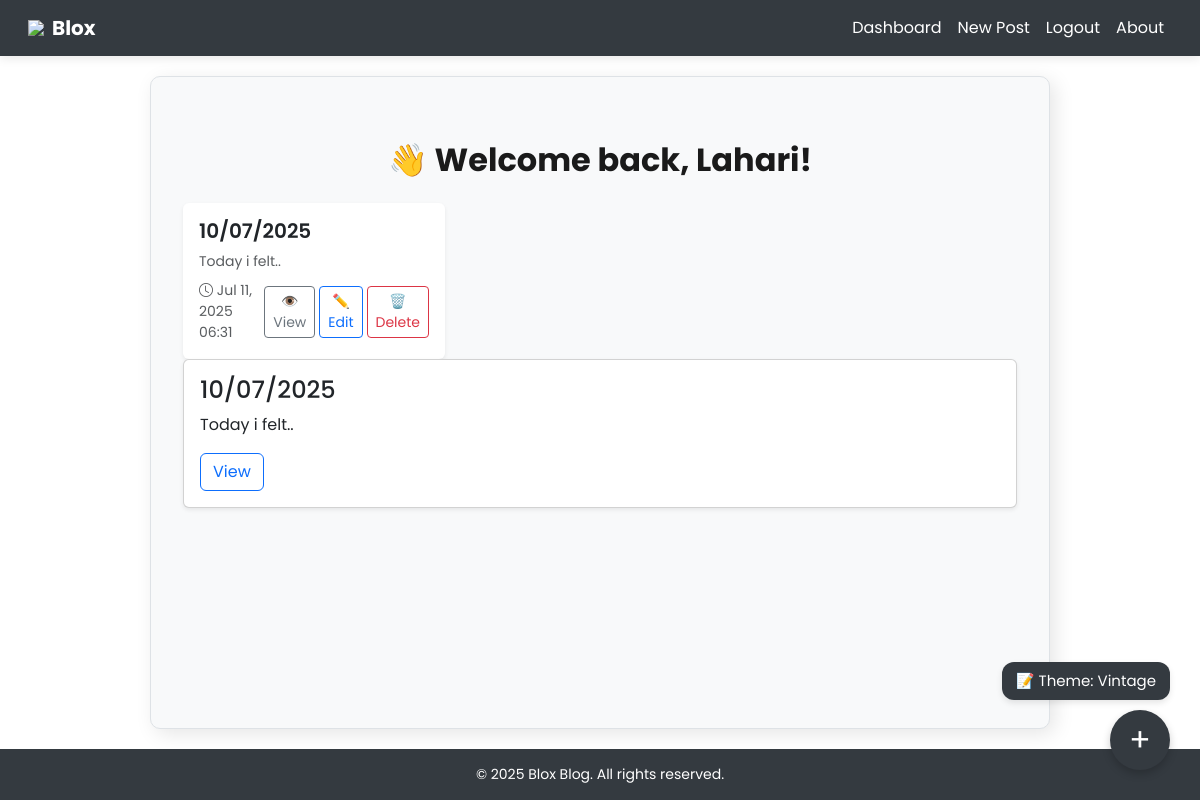
Page /dashboard/ (signed in) on the committed database.
### blog/models.py (models this page shows)
class Post(models.Model):
    title = models.CharField(max_length=255)
    content = models.TextField()
    audio = models.FileField(upload_to='audios/', blank=True, null=True)
    created_at = models.DateTimeField(auto_now_add=True)
    author = models.ForeignKey(User, on_delete=models.CASCADE)

### blog/views.py (the view)
# urls.py: path('', views.dashboard, name='dashboard'),
@login_required
def dashboard(request):
    posts = Post.objects.filter(author=request.user).order_by('-created_at')
    return render(request, 'blog/dashboard.html', {'posts': posts})

### blog/templates/blog/dashboard.html (shortened to what this page needs)
{% extends 'blog/base.html' %}
{% block content %}
<div class="container py-4" data-aos="fade-up">
  <h2 class="mb-4 text-center fw-bold">👋 Welcome back, {{ user.username }}!</h2>
  {% if posts %}
    <div class="row g-4">
      {% for post in posts %}
        <div class="col-md-6 col-lg-4" data-aos="zoom-in-up">
          <div class="card h-100 shadow-sm border-0">
            <div class="card-body d-flex flex-column">
              <h5 class="card-title fw-semibold">{{ post.title|truncatechars:40 }}</h5>
              <p class="card-text text-muted small mb-2">
                {{ post.content|truncatewords:18 }}
              </p>
              <div class="mt-auto d-flex justify-content-between align-items-center">
                <small class="text-muted">
                  <i class="bi bi-clock"></i> {{ post.created_at|date:"M d, Y H:i" }}
                </small>
                <div class="d-flex">
                  <a href="{% url 'post_detail' post.id %}" class="btn btn-sm btn-outline-secondary me-1">
                    👁️ View
                  </a>
                  <a href="{% url 'post_edit' post.id %}" class="btn btn-sm btn-outline-primary me-1">
                    ✏️ Edit
                  </a>
                  <a href="{% url 'post_delete' post.id %}" class="btn btn-sm btn-outline-danger" onclick="return confirm('Are you sure you want to delete this post?');">
                    🗑️ Delete
                  </a>
                </div>
              </div>
            </div>
          </div>
        </div>
      {% endfor %}
    </div>
  {% else %}
    <div class="alert alert-info text-center" data-aos="fade-down">
      You haven’t created any blog posts yet. <a href="{% url 'post_create' %}" class="fw-bold">Start writing one!</a>
    </div>
  {% endif %}
  {% for post in posts %}
  <div class="card mb-3 shadow-sm">
    <div class="card-body">
      <h4 class="card-title">{{ post.title }}</h4>
      <p class="card-text">{{ post.content|truncatewords:25 }}</p>
      <a href="{% url 'post_detail' post.pk %}" class="btn btn-outline-primary">View</a>
    </div>
  </div>
{% endfor %}
</div>
{% endblock %}

### blog/templates/blog/base.html (style rules this page uses)
body.theme-professional { --bg-color: #ffffff; --text-color: #1a1a1a; --accent-color: #343a40; --paper-color: #f8f9fa; --border-color: #dee2e6; --font-family: 'Poppins', sans-serif; }
body { background: var(--bg-color); color: var(--text-color); font-family: var(--font-family); min-height: 100vh; display: flex; flex-direction: column; }

### rows in the picture
Post: title "10/07/2025", content "Today i felt..", created_at "Jul 11, 2025 06:31"

### other values in the picture
{{ user.username }} "Lahari"
{{ year|default:"2025" }} "2025"
